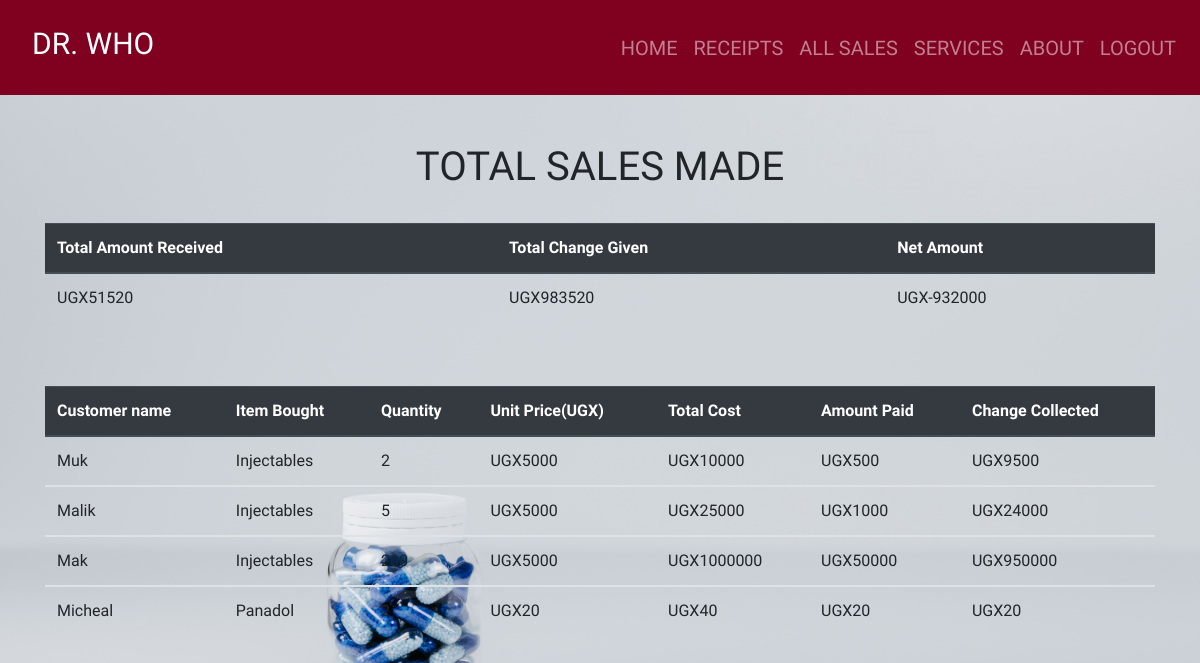
Page /all_sales/ (signed in) on the committed database.
### dawa/models.py (models this page shows, shortened)
class Sale(models.Model):
    item = models.ForeignKey( Product, on_delete = models.CASCADE)
    quantity = models.IntegerField(default = 0, null = False, blank = True)
    amount_received = models.IntegerField(default = 0, null = False, blank = True)
    issued_to = models.CharField(max_length=50, null = True, blank = True)
    unit_price = models.IntegerField(default = 0, null = False, blank = True)
    def get_total(self):
        total = self.quantity * self.item.unit_price
        return int(total)
    def get_change(self):
        change = self.get_total() - self.amount_received
        return abs(int(change))

class Product(models.Model):
    category_name = models.ForeignKey(Category, on_delete=models.CASCADE, null=True, blank = True)
    item_name = models.CharField(max_length =50, null = True, blank = True)
    total_quantity = models.IntegerField(default = 0, null = True, blank = True)
    issued_quantity = models.IntegerField(default = 0, null = True, blank = True)
    received_quantity = models.IntegerField(default = 0, null = True, blank = True)
    unit_price = models.IntegerField(default = 0, null = True, blank = True)
    manufacturer = models.CharField(max_length=50, null = True, blank = True)
    brand = models.CharField(max_length=50, null = True, blank = True)
    def __str__(self):
        return self.item_name

### dawa/views.py (the view)
# urls.py: path('all_sales/', views.all_sales, name='all_sales' ),
@login_required
def all_sales(request):
    sales = Sale.objects.all()
    total = sum([items.amount_received for items in sales])
    change = sum([items.get_change() for items in sales])
    net = total - change
    return render(request, 'products/all_sales.html', {
        'sales':sales,
        'total':total,
        'net':net,
        'change':change,
    })

### templates/products/all_sales.html
{% extends 'products/base.html' %}
{% block content %}
<br></br>
<div class = "container">
<h1 class = "text-center">TOTAL SALES MADE</h1><br>
  <table class="table">
    <thead class="thead-dark">
      <tr>
        <th scope="col">Total Amount Received</th>
        <th scope="col">Total Change Given</th>
        <th scope="col">Net Amount</th>
      </tr>
    </thead>
    <tbody>
      <tr>
        <td>UGX{{total}}</td>
        <td>UGX{{change}}</td>
        <td>UGX{{net}}</td>
      </tr>
    </tbody>
  </table>
</div>
<br></br>
<div class = "container">
  <table class="table">
    <thead class="thead-dark">
      <tr>
        <th scope="col">Customer name</th>
        <th scope="col">Item Bought</th>
        <th scope="col">Quantity</th>
        <th scope="col">Unit Price(UGX)</th>
        <th scope="col">Total Cost</th>
        <th scope="col">Amount Paid</th>
        <th scope="col">Change Collected</th>
      </tr>
    </thead>
    {% for sale in sales %}
    <tbody>
      <tr>
        <td>{{sale.issued_to | title}}</td>
        <td>{{sale.item | title}}</td>
        <td>{{sale.quantity}}</td>
        <td>UGX{{sale.unit_price}}</td>
        <td>UGX{{sale.get_total}}</td>
        <td>UGX{{sale.amount_received}}</td>
        <td>UGX{{sale.get_change}}</td>
      </tr>
    </tbody>
    {% endfor %}
  </table>
</div>
{% endblock %}

### dawa/static/css/main.css (style rules this page uses)
html,body { position: relative; overflow-x: hidden; background: url('/static/images/img6.jpg'); width: 100% !important; height: 100vh; display: table; position: relative; background-position: center; background-attachment: scroll; -o-background-size: cover; -moz-background-size: cover; -webkit-background-size: cover; background-size: cover; background-repeat: no-repeat; }
body { background-color: hsl(0, 0%, 98%); font-family: 'raleway'; }

### rows in the picture
Sale: issued_to "Muk", item "Injectables", quantity "2", unit_price "5000", get_total "10000", amount_received "500", get_change "9500"
Sale: issued_to "Malik", item "Injectables", quantity "5", unit_price "5000", get_total "25000", amount_received "1000", get_change "24000"
Sale: issued_to "Mak", item "Injectables", quantity "200", unit_price "5000", get_total "1000000", amount_received "50000", get_change "950000"
Sale: issued_to "Micheal", item "Panadol", quantity "2", unit_price "20", get_total "40", amount_received "20", get_change "20"

### other values in the picture
{{ total }} "51520"
{{ change }} "983520"
{{ net }} "-932000"
